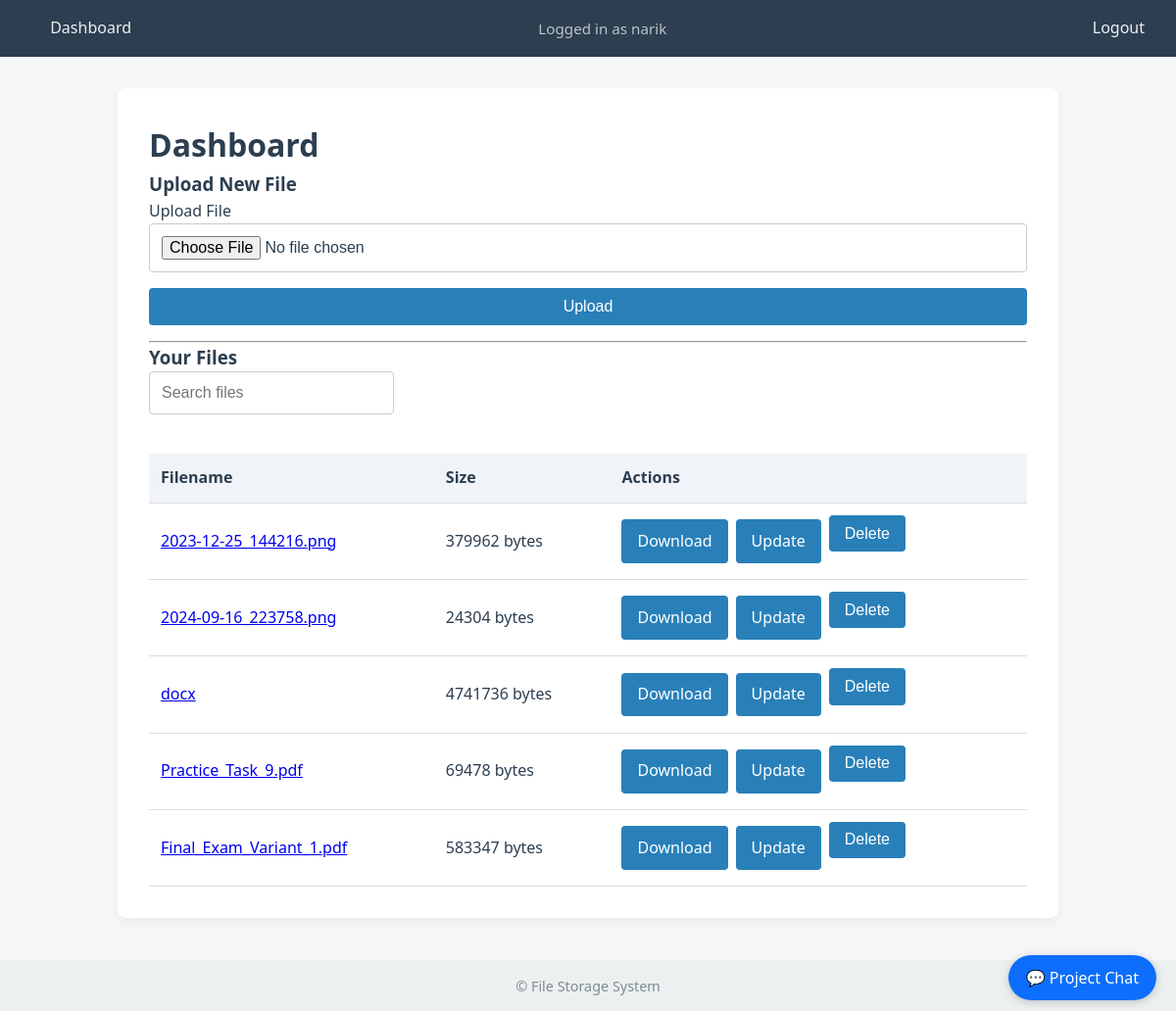
The page /dashboard (signed in) on the database as committed earlier.
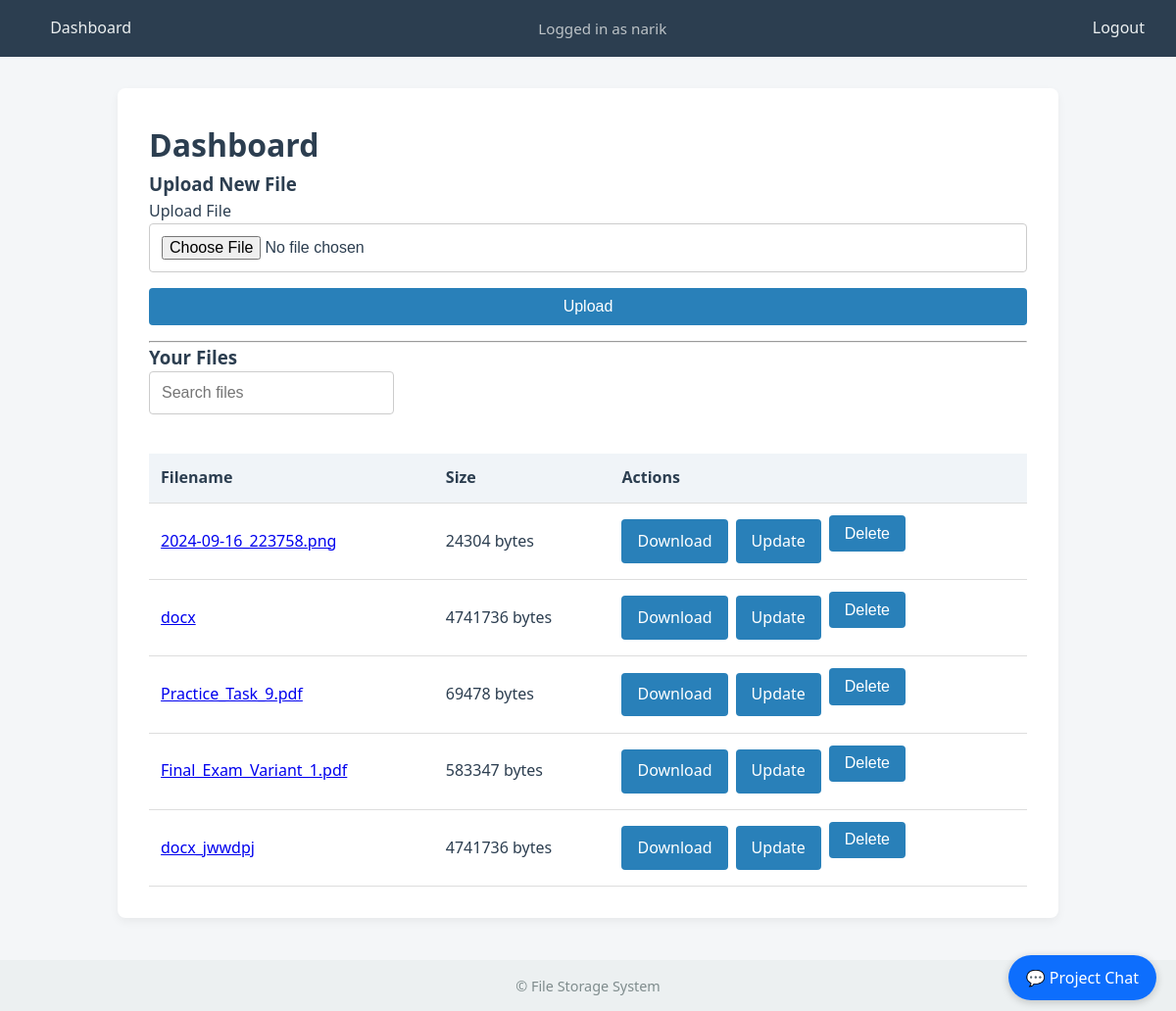
The same page on the database as committed later.
### file_storage/app/models/models_form.py (models this page shows)
class File(db.Model):
    id = db.Column(db.Integer, primary_key=True)
    filename = db.Column(db.String(100))
    size = db.Column(db.Integer)
    uploaded = db.Column(db.DateTime, default=datetime.utcnow)
    user_id = db.Column(db.Integer, db.ForeignKey('user.id'))

### file_storage/app/files/views.py (the view, shortened to what this page needs)
@files_bp.route('/dashboard', methods=['GET', 'POST'])
@login_required
def dashboard():
    form = UploadForm()
    search_query = request.args.get('search', '').strip()
    files = File.query.filter_by(user_id=current_user.id).all() if not search_query else \
        File.query.filter(File.user_id == current_user.id, File.filename.ilike(f"%{search_query}%")).all()
    return render_template('dashboard.html', form=form, files=files, search_query=search_query)

### file_storage/app/models/models_form.py
class UploadForm(FlaskForm):
    file = FileField('Upload File')
    submit = SubmitField('Upload')

### file_storage/app/models/models_form.py (called while the page is built)
@login_manager.user_loader
def load_user(user_id):
    return User.query.get(int(user_id))

### file_storage/app/templates/dashboard.html (shortened to what this page needs)
{% extends 'base.html' %}
{% block content %}
<h1>Dashboard</h1>
<div class="d-flex justify-content-between mb-3">
    <div>
        <h3>Upload New File</h3>
        <form method="POST" enctype="multipart/form-data">
            <div>
                {{ form.file.label }}
                {{ form.file() }}
            </div>
            <div>
                <button type="submit" class="btn btn-success">Upload</button>
            </div>
        </form>
    </div>
</div>
<hr>
<div class="d-flex justify-content-between align-items-center">
    <h3>Your Files</h3>
    <form method="GET" action="{{ url_for('files.dashboard') }}" class="d-flex">
        <input type="text" name="search" placeholder="Search files" class="form-control" style="width: 250px;" value="{{ search_query }}">
    </form>
</div>
<table class="table mt-3">
    <thead>
        <tr>
            <th>Filename</th>
            <th>Size</th>
            <th>Actions</th>
        </tr>
    </thead>
    <tbody>
        {% for file in files %}
            <tr>
                <td>
                    <a href="{{ url_for('files.view_file', file_id=file.id) }}">{{ file.filename }}</a>
                </td>
                <td>{{ file.size }} bytes</td>
                <td class="action-buttons">
                    <div class="btn-group">
                        <a href="{{ url_for('files.download_file', file_id=file.id) }}" class="btn btn-primary">Download</a>
                        <a href="{{ url_for('files.update_file', file_id=file.id) }}" class="btn btn-warning">Update</a>
                        <form action="{{ url_for('files.delete_file', file_id=file.id) }}" method="post" style="display:inline;">
                            <button type="submit" class="btn btn-danger">Delete</button>
                        </form>
                    </div>
                </td>
            </tr>
        {% endfor %}
    </tbody>
</table>
{% endblock %}

Rows that differ between the two databases and show on the page:
removed File: filename "2023-12-25_144216.png", size "379962"
added File: filename "docx_jwwdpj", size "4741736"
